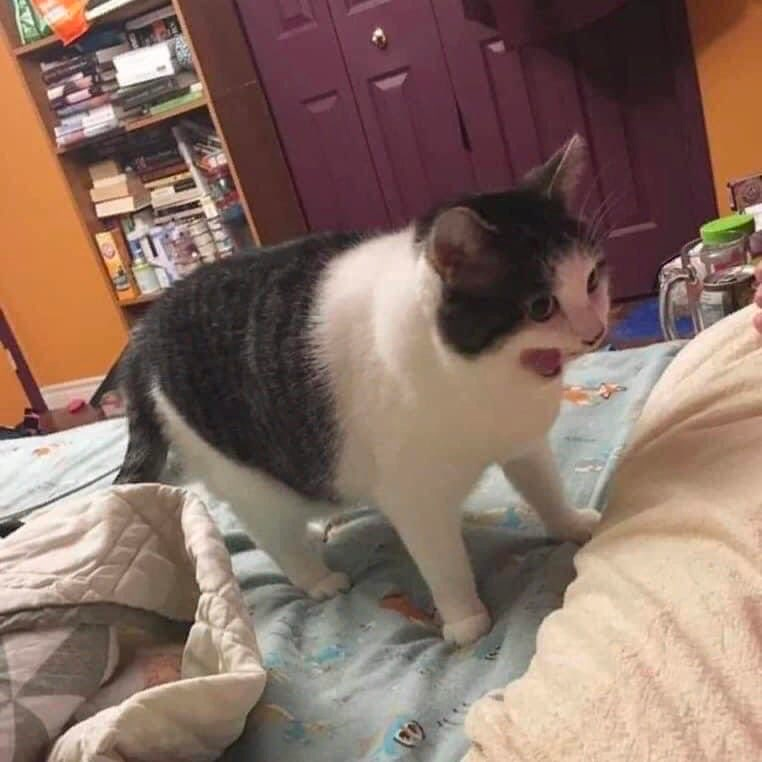
#> input picture samples/img.png, 762 x 762 px
$ python binarization_conturs.py ../samples/img.png
#> lines starting #> are read from the running program, lines starting #| are printed output that depends on the picture; after the words box and inside, x2 and y2 are one past the last pixel; in counts of white or black regions, pixels touching at a corner belong together
import cv2
import sys

input_path = sys.argv[1]
img = cv2.imread(input_path, cv2.IMREAD_GRAYSCALE)
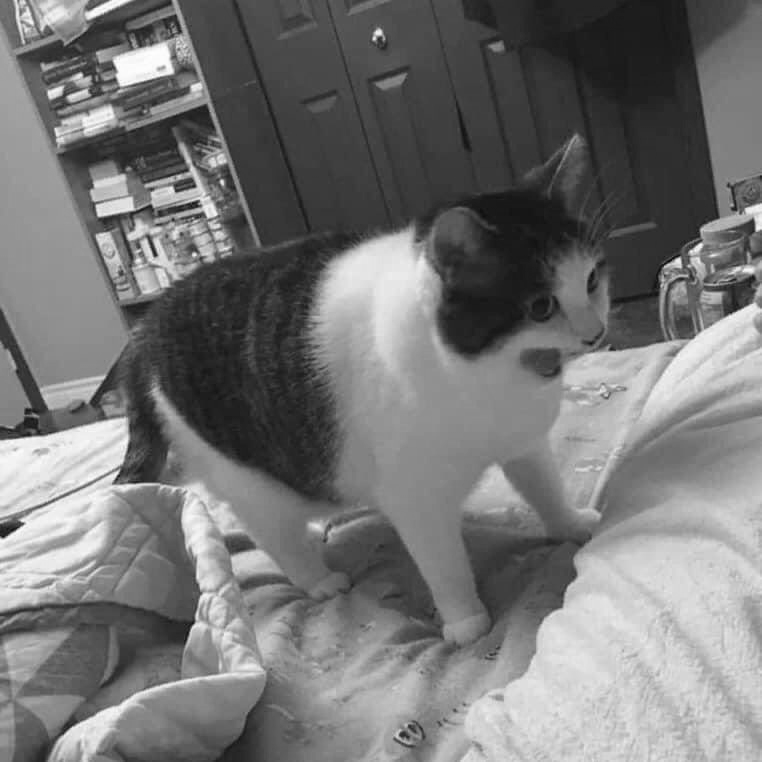
#> img: shape (762, 762); min 9, max 254, mean 117.2

ret, threshold_image = cv2.threshold(img, 127, 255, 0)
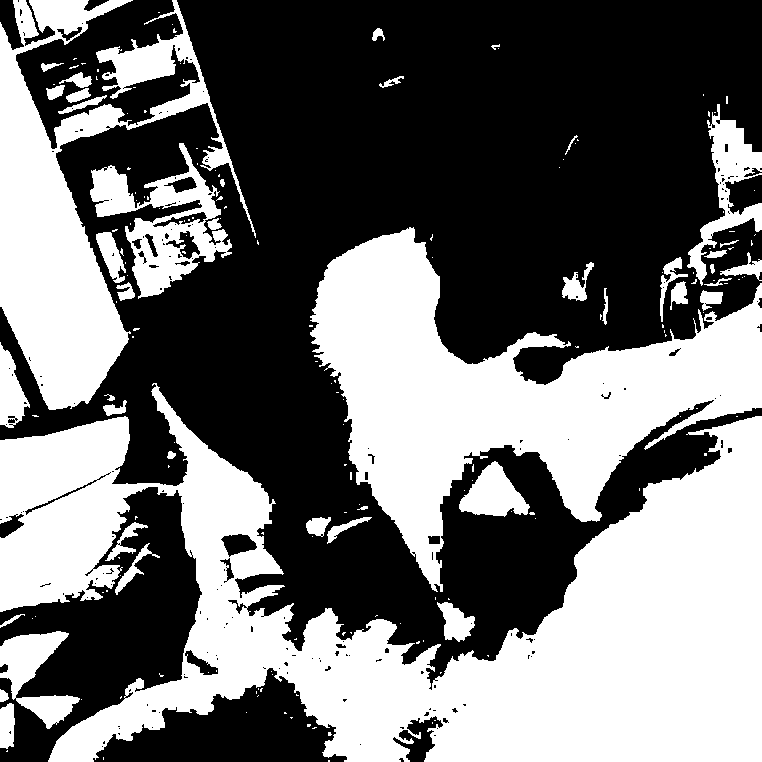
#> threshold_image: shape (762, 762); 44.3% white; 183 white regions (140 under 20 px)
contours, hierarchy = cv2.findContours(threshold_image.copy(), cv2.RETR_TREE, cv2.CHAIN_APPROX_SIMPLE)
#> contours = 406 contours, 328 with area under 20; largest, box (x1, y1, x2, y2) and area: (0, 383, 762, 762) 129166, (310, 227, 762, 592) 63150, (0, 0, 256, 410) 34174, (90, 143, 232, 299) 8756, (687, 104, 762, 286) 3800
cv2.drawContours(img, contours, -1, (0, 0, 256), 3, cv2.LINE_AA, hierarchy, 1)
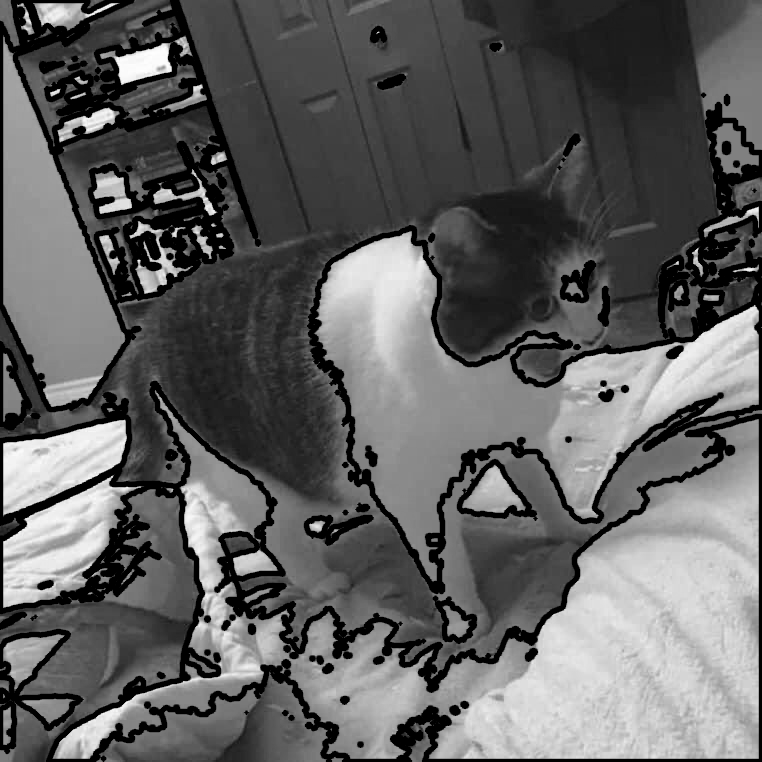
#> img: shape (762, 762); 18.6% of pixels changed, all inside (x1, y1, x2, y2) = (0, 0, 762, 762)

cv2.imshow("Contours on binarized picture", img)
cv2.waitKey()
